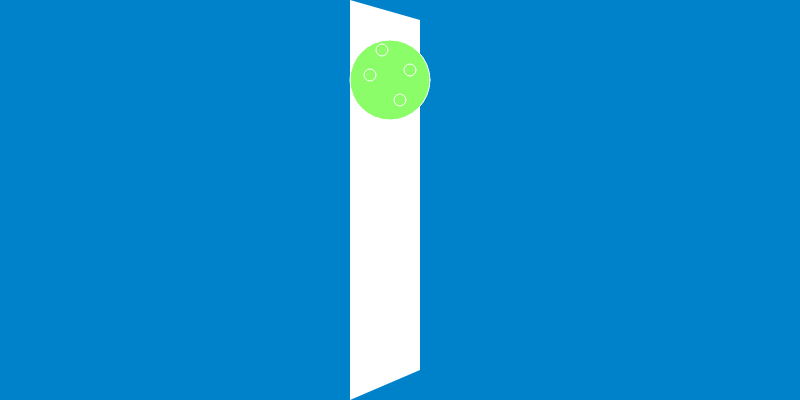
Frame 1 (no input)
Frame 60 (no input): identical to frame 1, image omitted
Frame 120 (the mouse pressed at the canvas centre since frame 60): identical to frame 1, image omitted

The p5.js sketch that drew this single still picture (run headless with seeded random() and noise() and a simulated clock; from frame 60 on, the mouse is pressed at the canvas centre):

// p5.js sketch
// ── sketch.js

function setup() {
  createCanvas(800, 400,);
}

function draw() {
  background('#0082cb');
  
  strokeWeight(0);
  fill('white');
  quad(350,0,
       420,20,
       420,370,
       350,400,);
  
       
  
  stroke(255);
  strokeWeight(1);
fill('white');
  
  fill('rgb(138,253,104)');
  circle(390,80, 80);
  
  noFill();
  circle(370,75,12)
  circle(410,70,12)
  circle(400,100,12)
  circle(382,50,12)
 
  
  
}
